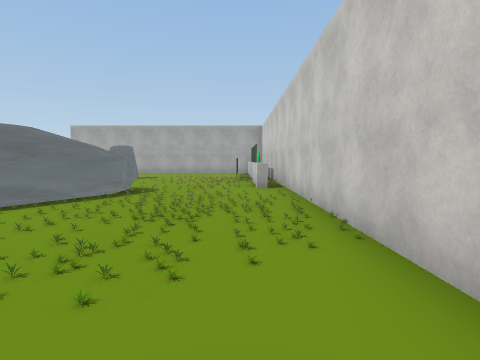
[1] (above)

18 first-person views from a walk through a Unity game level. The camera is 1.5 m above the floor, tilts 4° down and sees 80° across. The floor is counted in squares, 1.95 m on a side. Each view is taken from the middle of a square. On the plan, view 1 faces up. The plan holds only what a view shows up to about 10 squares ahead; the rest is blank. The place goes on beyond the plan. The player character is not drawn. Some surface patterns are stand-ins.

[2]
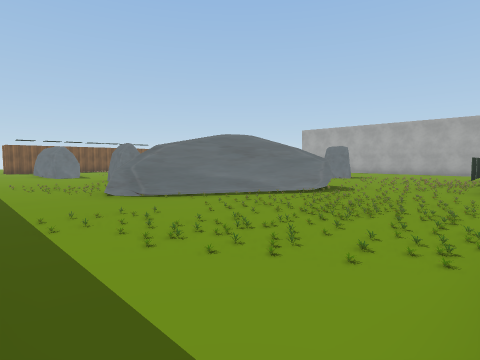

[3]
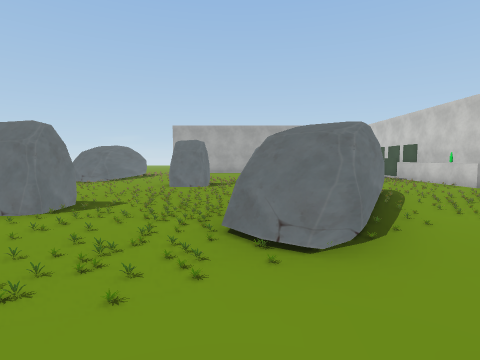

[4]
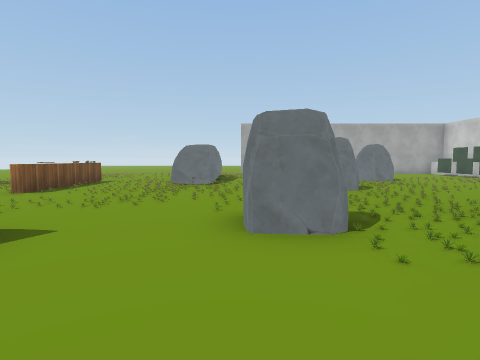

[5]
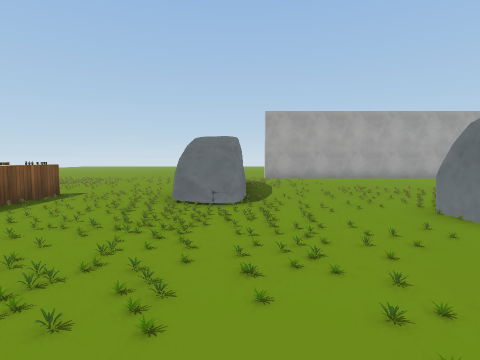

[6]
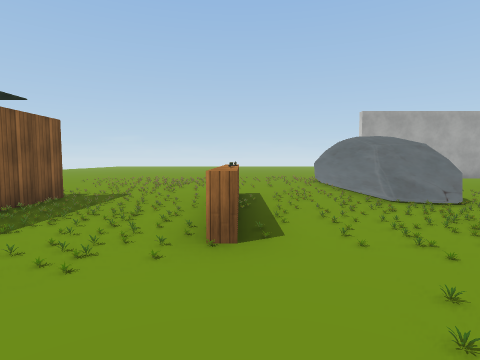

[7]
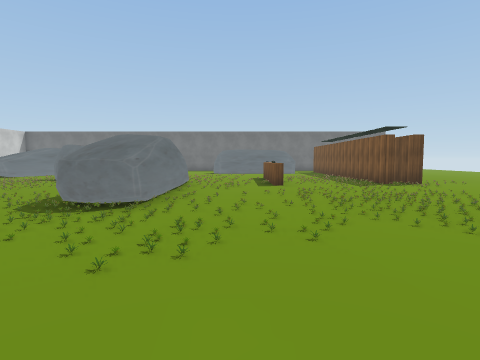

[8]
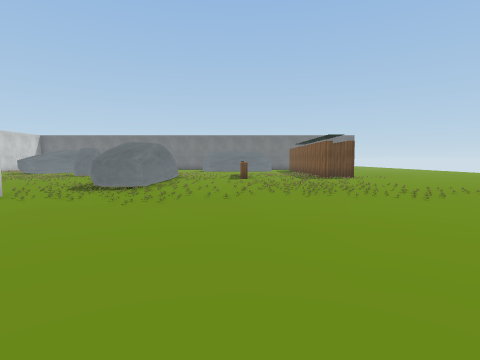

[9]
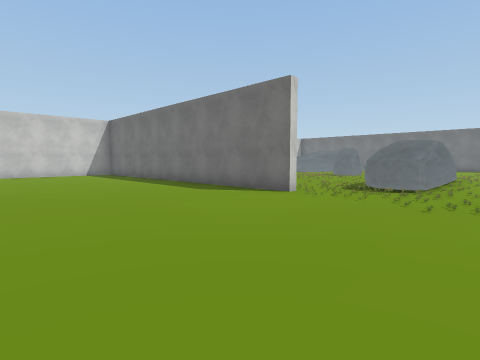

[10]
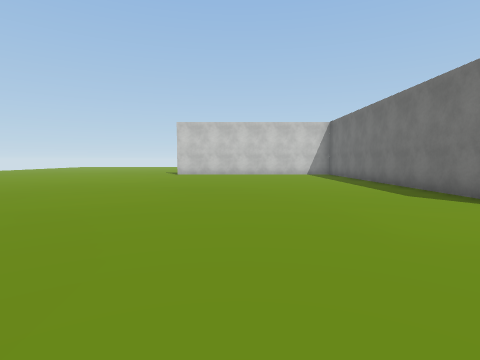

[11]
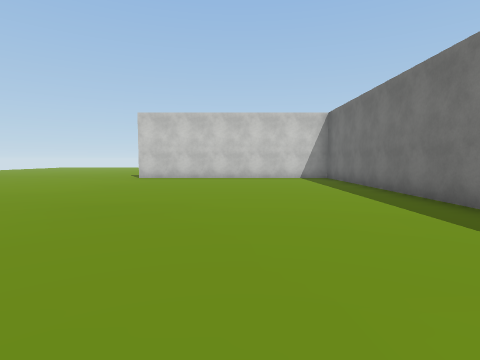

[12]
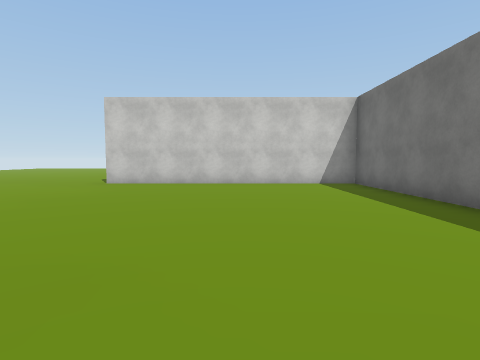

[13]
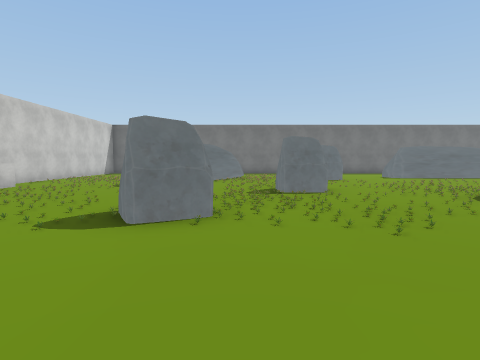

[14]
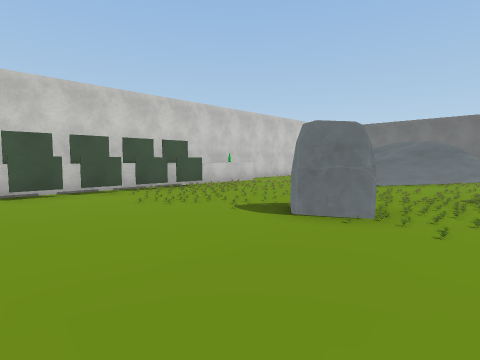

[15]
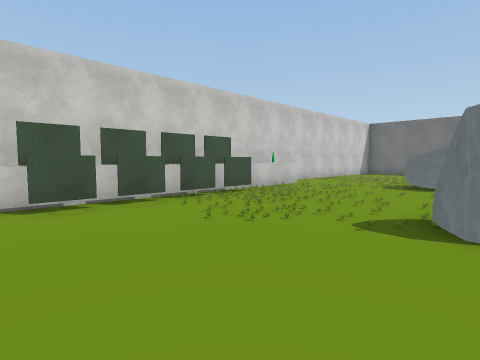

[16]
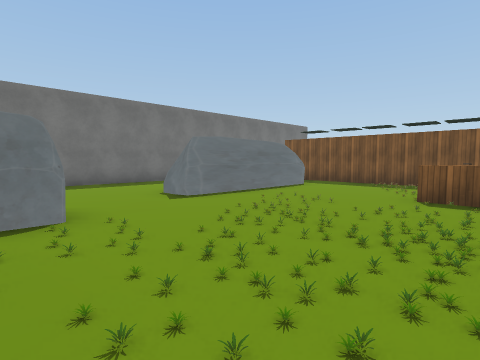

[17]
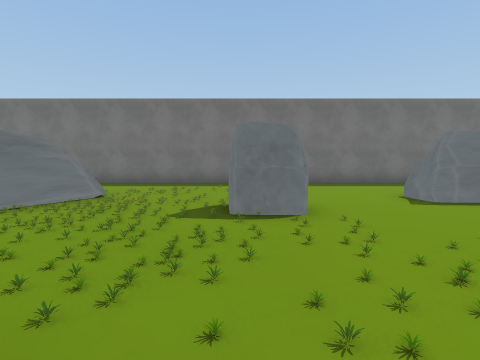

[18]
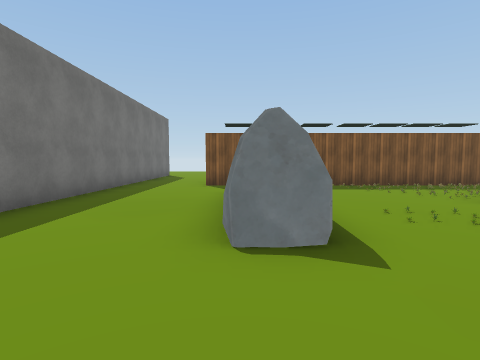

### Floor plan
Points are (right, up) in squares from view 1. A wall is a line through its corners. A room is listed if a view was taken in it or the views show most of it. See-through windows are left out.
Room 1 (views 1, 2, 3, 4, 5, 6, 7, 8, 9, 10, 11, 12, 13, 14, 15, 16, 17, 18)
walls: (-10, 17.2) (1.3, 17.2) (1.3, 25.4); (-11.6, 15.4) (-11, 15.3); (-12.2, 15.5) (-11.4, 15.6) (-11, 15.3); (-12.4, 14.6) (-12.2, 15.4) (-11.5, 15.4); (-12.3, 10.5) (-12.3, 15.3) (-12.3, 15.4); (-12.2, 10.4) (-12.3, 11); (-0.1, 14.4) (-0.1, 15.4); (-0.1, 13.1) (-0.1, 14.1); (0.5, 14.4) (0.5, 15.6); (-0.1, 11.9) (-0.1, 12.9); (-3.6, 7.7) (-2.9, 7.4) (-2.6, 6.9); (0.5, 13.1) (0.5, 14.2); (-3.5, 7.5) (-3, 7.2); (0.5, 11.9) (0.5, 13); (-0.1, 10.6) (-0.1, 11.6); (-3, 7.4) (-2.6, 7); (0.5, 10.8) (0.5, 11.6); (-18.6, 10.9) (-18.6, 4.4); (-2.6, 6.8) (-2.7, 6.3); (-2.6, 6.8) (-4.9, 2.6); (1.3, 11.1) (1.3, 15.5); (-19.6, 10.9) (-19.6, 9.9); (-12.5, 3.8) (-12.7, 2.9) (-13.3, 2.8); (-12.5, 3.8) (-12.6, 2.9); (-13, 3.9) (-12.5, 3.8) (-12.9, 3.1); (-6, 3.6) (-3.9, 7.4); (0.9, 7.8) (0.5, 7.8) (0.5, 8.6); (-4.6, 2.9) (-5.3, 2.4); (-17, 4) (-12.9, 3.9); (-17.2, 3.9) (-16.6, 4); (-18.6, 2.9) (-18.6, 1.9); (-8.8, -0.5) (-3.4, -0.5); (1.3, 1.5) (1.3, 8.6); (-20, -0.5) (-11.1, -0.5)
low walls: (-11.5, 15.4) (-11, 15.2); (-3, 7.2) (-2.6, 6.8); (-12.6, 3.4) (-12.5, 2.9); (-5.3, 2.4) (-5.6, 2.6)
objects: other object (-17, 8); other object (-17, 16); other object (-16, 7); other object (-16, 8); other object (-16, 9); other object (-16, 16); other object (-16, 17); other object (-15, 7); other object (-15, 17); other object (-14, 7); other object (-14, 8); other object (-14, 9); other object (-14, 17); other object (-14, 18); other object (-13, 7); other object (-13, 8); other object (-13, 17); other object (-13, 18); other object (-12, 7); other object (-12, 8); other object (-12, 9); other object (-12, 17); other object (-11, 6); other object (-11, 7); other object (-11, 8); other object (-11, 9); other object (-11, 17); rock (-10, 4); other object (-10, 5); other object (-10, 6); other object (-10, 7); other object (-10, 8); other object (-10, 11); other object (-9, 3); other object (-9, 4); other object (-9, 5); other object (-9, 6); other object (-9, 7); other object (-9, 8); other object (-9, 11); other object (-9, 12); other object (-8, 2); other object (-8, 3); other object (-8, 4); other object (-8, 6); other object (-8, 7); other object (-8, 8); other object (-8, 9); other object (-8, 11); other object (-8, 12); other object (-8, 13); other object (-7, 2); other object (-7, 3); other object (-7, 4); other object (-7, 5); other object (-7, 6); other object (-7, 7); other object (-7, 13); other object (-6, 2); other object (-6, 3); other object (-6, 5); other object (-6, 12); other object (-6, 13); other object (-5, 13); other object (-4, 3); other object (-4, 12); other object (-4, 13); other object (-3, 1); other object (-2, 1); other object (-2, 2); other object (-2, 3); other object (-2, 4); other object (-2, 14); other object (-1, 1); other object (-1, 2); other object (-1, 3); other object (0, 2); other object (0, 3); other object (0, 4); other object (1, 2); other object (1, 3); other object (1, 4)

Where each view was taken, in squares from view 1:
view 1: 0 up, 0 right, facing up
view 2: 0 up, 1 right, facing up-left
view 3: 0 up, 6 left, facing up
view 4: 1 up, 10 left, facing up
view 5: 5 up, 11 left, facing up
view 6: 5 up, 15 left, facing up
view 7: 20 up, 14 left, facing down
view 8: 23 up, 15 left, facing down
view 9: 23 up, 14 left, facing down-right
view 10: 22 up, 14 left, facing right
view 11: 21 up, 11 left, facing right
view 12: 21 up, 8 left, facing right
view 13: 16 up, 6 left, facing down
view 14: 16 up, 7 left, facing down-right
view 15: 16 up, 5 left, facing down-right
view 16: 9 up, 9 left, facing down-left
view 17: 9 up, 9 left, facing down
view 18: 3 up, 10 left, facing left
